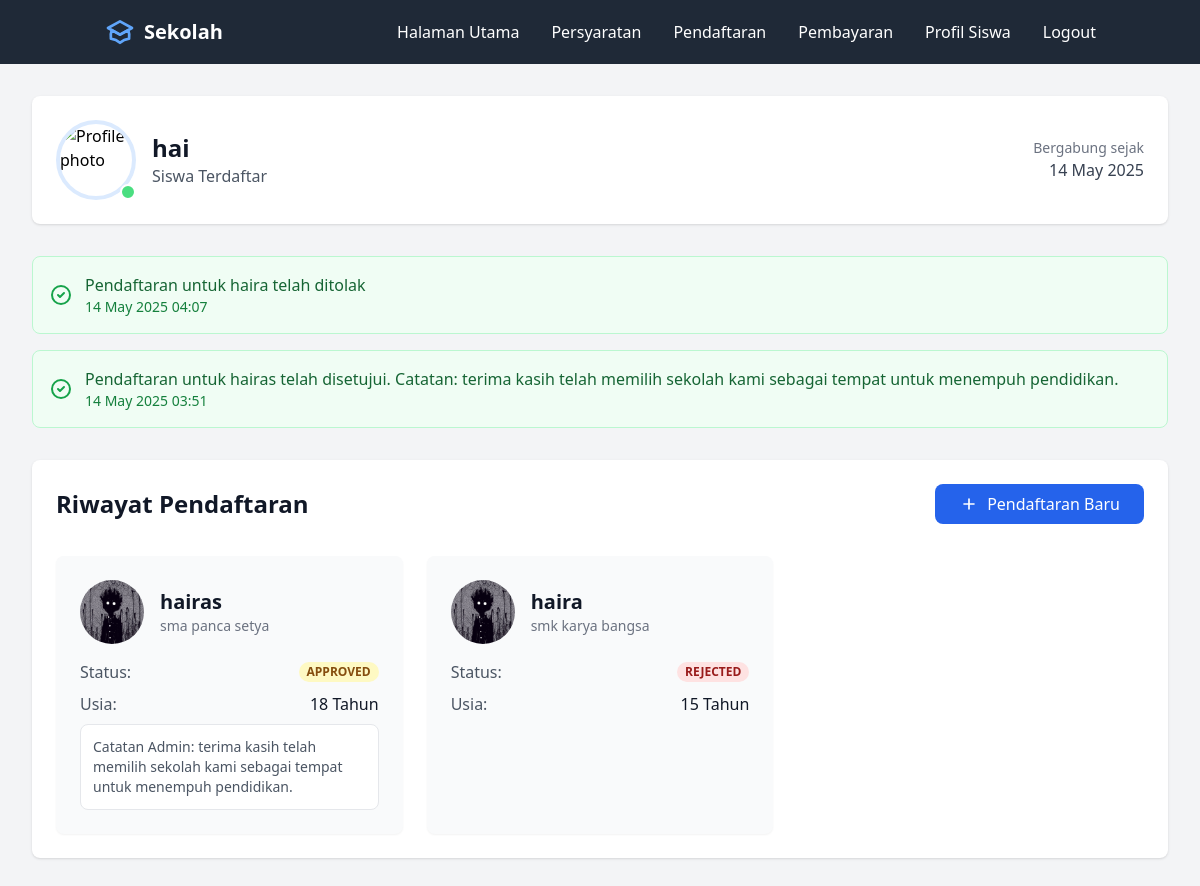
The app's page /form/student/dashboard (signed in) with its own data.
### app/models.py (models this page shows, shortened)
class User(UserMixin, db.Model):
    id = db.Column(db.Integer, primary_key=True)
    username = db.Column(db.String(100), unique=True, nullable=False)
    password = db.Column(db.String(256), nullable=False)
    role = db.Column(db.String(20), nullable=False, default=UserRole.STUDENT.value)
    created_at = db.Column(db.DateTime, default=datetime.utcnow)
    submitted_forms = db.relationship('Form',
        backref='submitter',
        foreign_keys='Form.user_id',
        lazy=True
    )
    verified_forms = db.relationship('Form',
        backref='verifier',
        foreign_keys='Form.verified_by',
        lazy=True
    )
    notifications = db.relationship('Notification',
        backref='user',
        lazy=True,
        cascade='all, delete-orphan'
    )

class Notification(db.Model):
    id = db.Column(db.Integer, primary_key=True)
    user_id = db.Column(db.Integer, db.ForeignKey('user.id'), nullable=False)
    form_id = db.Column(db.Integer, db.ForeignKey('form.id'), nullable=True)
    message = db.Column(db.String(255), nullable=False)
    timestamp = db.Column(db.DateTime, default=datetime.utcnow)
    read = db.Column(db.Boolean, default=False)

class Form(db.Model):
    id = db.Column(db.Integer, primary_key=True)
    user_id = db.Column(db.Integer, db.ForeignKey('user.id'), nullable=False)
    student_name = db.Column(db.String(100), nullable=False)
    student_age = db.Column(db.Integer, nullable=False)
    school_name = db.Column(db.String(100), nullable=False)
    image_path = db.Column(db.String(255), nullable=False)
    status = db.Column(db.String(20), nullable=False, default='pending')
    verified_by = db.Column(db.Integer, db.ForeignKey('user.id'), nullable=True)
    verification_date = db.Column(db.DateTime, nullable=True)
    verification_note = db.Column(db.Text, nullable=True)
    is_verified = db.Column(db.Boolean, default=False)
    timestamp = db.Column(db.DateTime, default=datetime.utcnow)

### app/routes/form.py (the view)
@form_bp.route('/student/dashboard')
@login_required
def student_dashboard():
    user_forms = Form.query.filter_by(user_id=current_user.id).order_by(Form.id.desc()).all()
    notifications = Notification.query.filter_by(
        user_id=current_user.id
    ).order_by(Notification.timestamp.desc()).limit(5).all()
    for notification in notifications:
        if not notification.read:
            notification.read = True
    db.session.commit()
    return render_template('parts/studentdashboard.html',
                         user_forms=user_forms,
                         notifications=notifications)

### app/templates/parts/studentdashboard.html
{% extends "base1.html" %}
{% block content %}
<div class="min-h-screen bg-gray-100 p-8">
    <div class="max-w-7xl mx-auto">
        <div class="bg-white rounded-lg shadow p-6 mb-8">
            <div class="flex items-center justify-between">
                <div class="flex items-center space-x-4">
                    <div class="relative">
                        <img class="h-20 w-20 rounded-full object-cover border-4 border-blue-100"
                             src="{{ url_for('static', filename='uploads/student_images/' + latest_form.image_path) if latest_form else url_for('static', filename='default-profile.jpg') }}"
                             alt="Profile photo">
                        <span class="absolute bottom-0 right-0 w-4 h-4 bg-green-400 rounded-full border-2 border-white"></span>
                    </div>
                    <div>
                        <h1 class="text-2xl font-bold text-gray-900">{{ current_user.username }}</h1>
                        <p class="text-gray-600">Siswa Terdaftar</p>
                    </div>
                </div>
                <div class="text-right">
                    <p class="text-sm text-gray-500">Bergabung sejak</p>
                    <p class="font-medium text-gray-700">{{ current_user.created_at.strftime('%d %B %Y') }}</p>
                </div>
            </div>
        </div>
        {% if notifications %}
        <div class="mb-8 space-y-4">
            {% for notification in notifications %}
            <div class="p-4 bg-green-50 rounded-lg border border-green-200 flex items-center">
                <svg class="h-6 w-6 text-green-600 mr-3" fill="none" stroke="currentColor" viewBox="0 0 24 24">
                    <path stroke-linecap="round" stroke-linejoin="round" stroke-width="2" d="M9 12l2 2 4-4m6 2a9 9 0 11-18 0 9 9 0 0118 0z"></path>
                </svg>
                <div>
                    <p class="text-green-800 font-medium">{{ notification.message }}</p>
                    <p class="text-green-700 text-sm">{{ notification.timestamp.strftime('%d %B %Y %H:%M') }}</p>
                </div>
            </div>
            {% endfor %}
        </div>
        {% endif %}
        <div class="bg-white rounded-lg shadow p-6">
            <div class="flex justify-between items-center mb-8">
                <h2 class="text-2xl font-bold text-gray-900">Riwayat Pendaftaran</h2>
                <a href="{{ url_for('form_bp.pendaftaran') }}"
                   class="bg-blue-600 hover:bg-blue-700 text-white px-6 py-2 rounded-lg flex items-center">
                    <svg class="w-5 h-5 mr-2" fill="none" stroke="currentColor" viewBox="0 0 24 24">
                        <path stroke-linecap="round" stroke-linejoin="round" stroke-width="2" d="M12 6v6m0 0v6m0-6h6m-6 0H6"></path>
                    </svg>
                    Pendaftaran Baru
                </a>
            </div>
            <div class="grid grid-cols-1 md:grid-cols-2 lg:grid-cols-3 gap-6">
                {% for form in user_forms %}
                <div class="bg-gray-50 rounded-lg shadow-sm p-6 hover:shadow-md transition-shadow">
                    <div class="flex items-center mb-4">
                        <img class="h-16 w-16 rounded-full object-cover mr-4"
                             src="{{ url_for('static', filename='uploads/student_images/' + form.image_path) }}"
                             alt="Student photo">
                        <div>
                            <h2 class="text-xl font-bold text-gray-900">{{ form.student_name }}</h2>
                            <p class="text-sm text-gray-500">{{ form.school_name }}</p>
                        </div>
                    </div>
                    <div class="space-y-2">
                        <div class="flex justify-between items-center">
                            <span class="text-gray-600">Status:</span>
                            <span class="px-2 inline-flex text-xs leading-5 font-semibold rounded-full
                                {% if form.status == 'verified' %}bg-green-100 text-green-800
                                {% elif form.status == 'rejected' %}bg-red-100 text-red-800
                                {% else %}bg-yellow-100 text-yellow-800{% endif %}">
                                {{ form.status|upper }}
                            </span>
                        </div>
                        <div class="flex justify-between">
                            <span class="text-gray-600">Usia:</span>
                            <span class="text-gray-900">{{ form.student_age }} Tahun</span>
                        </div>
                        {% if form.verification_note %}
                        <div class="mt-4 p-3 bg-white rounded-lg border border-gray-200">
                            <p class="text-sm text-gray-600">
                                <span class="font-medium">Catatan Admin:</span>
                                {{ form.verification_note }}
                            </p>
                        </div>
                        {% endif %}
                    </div>
                </div>
                {% else %}
                <div class="col-span-full text-center py-12">
                    <p class="text-gray-500">Belum ada riwayat pendaftaran</p>
                </div>
                {% endfor %}
            </div>
        </div>
    </div>
</div>
{% endblock %}

### app/templates/base1.html (shortened to what this page needs)
<!DOCTYPE html>
<html lang="en">
<head>
    <script src="https://cdn.tailwindcss.com"></script>
</head>
<body class="bg-gray-100">
    <nav class="bg-gray-800 text-white">
        <div class="container mx-auto px-4">
            <div class="flex justify-between items-center py-4">
                <div class="flex items-center space-x-2">
                    <a href="{{ url_for('index_bp.index') }}" class="text-xl font-bold">Sekolah</a>
                </div>
                <div class="hidden md:flex space-x-8">
                    <a href="{{ url_for('index_bp.index') }}" class="hover:text-blue-400 transition-colors">Halaman Utama</a>
                    <a href="#" class="hover:text-blue-400 transition-colors">Persyaratan</a>
                    <a href="{{ url_for('form_bp.pendaftaran') }}" class="hover:text-blue-400 transition-colors">Pendaftaran</a>
                    <a href="#" class="hover:text-blue-400 transition-colors">Pembayaran</a>
                    {% if current_user.is_authenticated %}
                        <a href="{{ url_for('form_bp.student_dashboard') }}" class="hover:text-blue-400 transition-colors">Profil Siswa</a>
                        <a href="{{ url_for('auth_bp.login') }}" class="hover:text-blue-400 transition-colors">Logout</a>
                    {% else %}
                        <a href="{{ url_for('auth_bp.login') }}" class="hover:text-blue-400 transition-colors">Login</a>
                    {% endif %}
                </div>
            </div>
        </div>
    </nav>
    {% block content %}{% endblock %}
</body>
</html>

### records on screen
User: username "hai", created_at "14 May 2025"
Notification: message "Pendaftaran untuk haira telah ditolak", timestamp "14 May 2025 04:07"
Notification: message "Pendaftaran untuk hairas telah disetujui. Catatan: terima kasih telah memilih sekolah kami sebagai tempat untuk menempuh pendidikan.", timestamp "14 May 2025 03:51"
Form: image_path (picture), student_name "hairas", school_name "sma panca setya", status "APPROVED", student_age "18", verification_note "terima kasih telah memilih sekolah kami sebagai tempat untuk menempuh pendidikan."
Form: image_path (picture), student_name "haira", school_name "smk karya bangsa", status "REJECTED", student_age "15"
